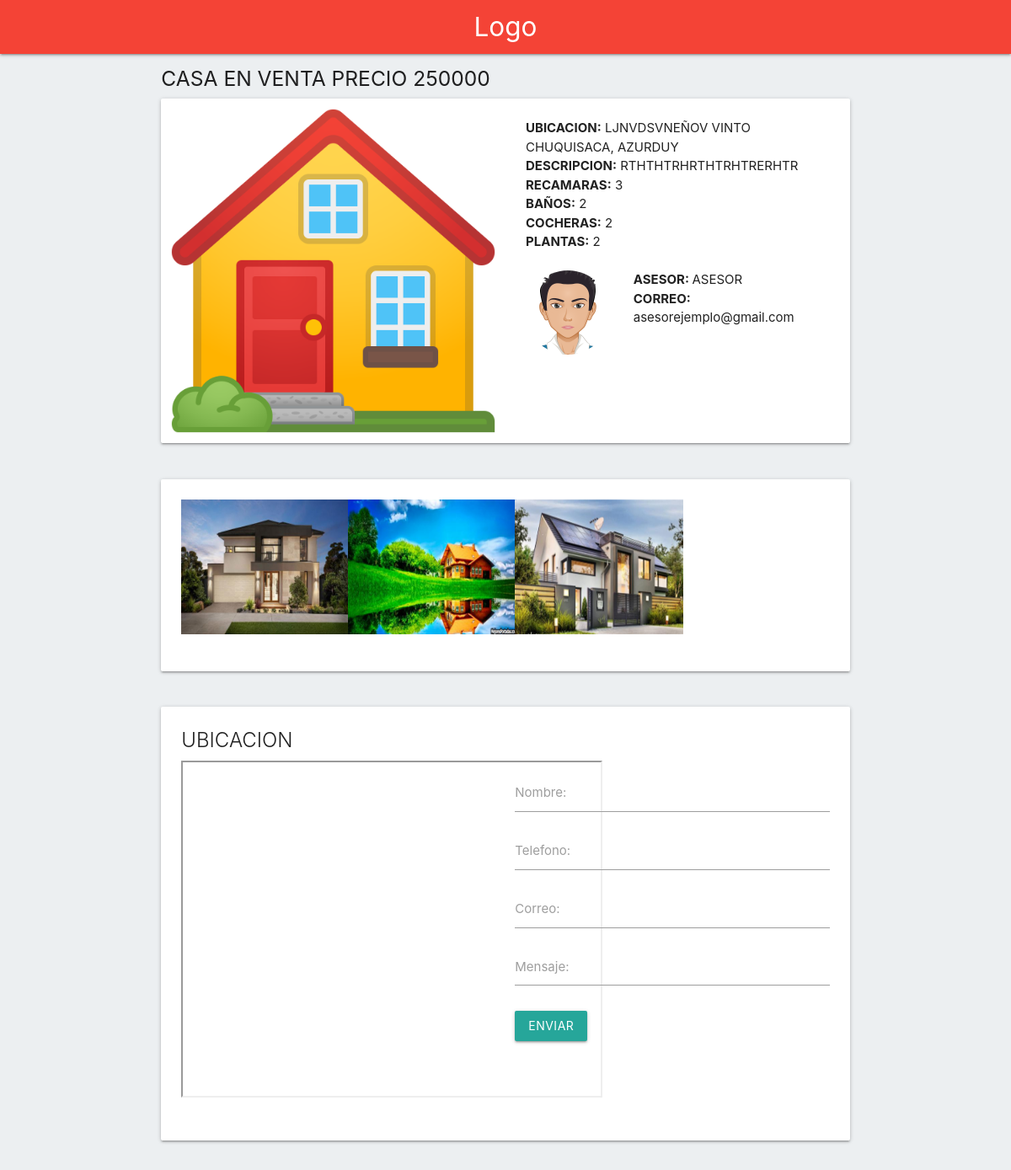
/ver_mas.php?id=726f361d3c41359f057aa2ff58741314d6479b59, run on the app's committed database.
### tables this page shows
CREATE TABLE `inventario` (
  `propiedad` varchar(200) NOT NULL,
  `consecutivo` int(10) NOT NULL,
  `id_cliente` int(10) NOT NULL,
  `departamento` varchar(50) NOT NULL,
  `provincia` varchar(100) NOT NULL,
  `nombre_cliente` varchar(200) NOT NULL,
  `precio` double NOT NULL,
  `fraccionamiento` varchar(100) NOT NULL,
  `calle_num` varchar(100) NOT NULL,
  `numero_int` int(10) NOT NULL,
  `m2t` int(10) NOT NULL,
  `banos` int(2) NOT NULL,
  `plantas` int(2) NOT NULL,
  `caracteristicas` text NOT NULL,
  `m2c` int(10) NOT NULL,
  `recamaras` int(2) NOT NULL,
  `cocheras` int(2) NOT NULL,
  `observaciones` text NOT NULL,
  `forma_pago` varchar(50) NOT NULL,
  `asesor` varchar(200) NOT NULL,
  `tipo_inmueble` varchar(100) NOT NULL,
  `fecha_registro` date NOT NULL,
  `comentario_web` text NOT NULL,
  `operacion` varchar(50) NOT NULL,
  `foto_principal` varchar(200) NOT NULL,
  `mapa` varchar(200) NOT NULL,
  `latitud` varchar(200) NOT NULL,
  `longitud` varchar(200) NOT NULL,
  `marcado` varchar(2) NOT NULL,
  `estatus` varchar(50) NOT NULL
);

CREATE TABLE `usuario` (
  `id` int(3) NOT NULL,
  `nick` varchar(15) NOT NULL,
  `pass` varchar(100) NOT NULL,
  `nombre` varchar(100) NOT NULL,
  `correo` varchar(100) NOT NULL,
  `nivel` varchar(20) NOT NULL,
  `bloqueo` int(1) NOT NULL,
  `foto` varchar(50) NOT NULL
);

CREATE TABLE `imagenes` (
  `id` int(10) NOT NULL,
  `id_propiedad` varchar(200) NOT NULL,
  `ruta` varchar(200) NOT NULL
);

### ver_mas.php (the view, shortened to what this page needs)
<?php include 'admin/conexion/conexion_web.php';
$id = htmlentities($_GET['id']);
$sel = $con->prepare("SELECT * FROM inventario WHERE propiedad = ? ");
$sel->bind_param('s', $id);
$sel->execute();
$res = $sel->get_result();
if ($f =$res->fetch_assoc()) {
}
?>
<!DOCTYPE html>
<html lang="en">
<head>
  <link rel="stylesheet" href="admin/css/materialize.min.css">
</head>
<body class="blue-grey lighten-5">
<nav class="red" >
  <a href="index.php" class="brand-logo center">Logo</a>
</nav>
<div class="container">
  <div class="row">
  <div class="col s12">
    <h5 class="header"><?php echo $f['tipo_inmueble'] ?> EN <?php echo $f['operacion'] ?> PRECIO <?php echo $f['precio'] ?></h5>
    <div class="card horizontal">
      <div class="card-image">
        <img src="admin/propiedades/<?php echo $f['foto_principal'] ?>">
      </div>
      <div class="card-stacked">
        <div class="card-content">
          <p><b>UBICACION:</b> <?php echo $f['mapa'] ?></p>
          <p><b>DESCRIPCION:</b> <?php echo $f['comentario_web'] ?></p>
          <p><b>RECAMARAS:</b> <?php echo $f['recamaras'] ?></p>
          <p><b>BAÑOS:</b> <?php echo $f['banos'] ?></p>
          <p><b>COCHERAS:</b> <?php echo $f['cocheras'] ?></p>
          <p><b>PLANTAS:</b> <?php echo $f['plantas'] ?></p>
          <div class="row">
            <br>
            <div class="col s4">
              <?php
              $asesor = $f['asesor'];
              $sel_ase = $con->prepare("SELECT correo, foto FROM usuario WHERE nombre = ? ");
              $sel_ase->bind_param('s', $asesor);
              $sel_ase->execute();
              $res_ase = $sel_ase->get_result();
              if ($f_ase =$res_ase->fetch_assoc()) {
              }
               ?>
               <img src="admin/usuarios/<?php echo $f_ase['foto'] ?>" width="100" class="circle">
            </div>
            <div class="col s8">
              <p><b>ASESOR: </b><?php echo $asesor ?></p>
              <p><b>CORREO: </b><?php echo $f_ase['correo'] ?></p>
            </div>
          </div>
        </div>
      </div>
    </div>
  </div>
   </div>
   <div class="row">
     <div class="col s12">
       <div class="card">
         <div class="card-content">
             <div class="row">
           <?php $sel_img = $con->prepare("SELECT * FROM imagenes WHERE id_propiedad = ? ");
           $sel_img->bind_param('s', $id);
           $sel_img->execute();
           $res_img = $sel_img->get_result();
           while ($f_img =$res_img->fetch_assoc()) {?>
            <div class="col s3">
                <img src="admin/propiedades/<?php echo $f_img['ruta'] ?>" width="200" class="materialboxed"></div>
            <?php }
             ?>
             </div>
         </div>
       </div>
     </div>
   </div>
   <div class="row">
     <div class="col s12">
       <div class="card">
         <div class="card-content">
           <span class="card-title">UBICACION</span>
           <div class="row">
             <div class="col s6">
            <?php
                include 'admin/conexion/conexion.php';
                $id = $con->real_escape_string(htmlentities($_GET['id']));
                $sel = $con->prepare("SELECT * FROM inventario WHERE propiedad = ? ");
                $sel->bind_param('s', $id);
                $sel->execute();
                $res = $sel->get_result();
                if ($f =$res->fetch_assoc()) {
                }
                $lat = $f['latitud'];
                $long = $f['longitud'];
                $dir = "https://www.google.com/maps/embed?pb=!1m14!1m12!1m3!1d488.9278896915554!2d".$long."!3d".$lat."!2m3!1f0!2f0!3f0!3m2!1i1024!2i768!4f13.1!5e1!3m2!1ses-419!2sbo!4v1634871992962!5m2!1ses-419!2sbo";
                ?>
                <td colspan="4" class="center">
                <iframe src="<?php echo $dir ?>" width="500" height="400" style="border:1;" allowfullscreen="" loading="lazy"></iframe>
                </td>
            </div>
             <div class="col s6">
                 <div class="input-field">
                   <input type="text" name="nombre" pattern="[A-Za-z/s ]+"  title=""  id="nombre" required >
                   <label for="nombre">Nombre:</label>
                 </div>
                 <div class="input-field">
                   <input type="text" name="telefono"   title=""  id="telefono"  >
                   <label for="telefono">Telefono:</label>
                 </div>
                 <div class="input-field">
                   <input type="email" name="correo"   title=""  id="correo" required  >
                   <label for="correo">Correo:</label>
                 </div>
                 <div class="input-field">
                   <textarea name="mensaje" rows="8" cols="80" id="mensaje" onblur="may(this.value, this.id)" class="materialize-textarea"></textarea>
                   <label for="">Mensaje:</label>
                 </div>
                 <button type="button" class="btn" id="enviar">Enviar</button>
             </div>
           </div>
         </div>
       </div>
     </div>
   </div>
</div>
</body>
</html>

### data on the page
inventario: tipo_inmueble "CASA", operacion "VENTA", precio "250000", foto_principal (picture), mapa "LJNVDSVNEÑOV VINTO CHUQUISACA, AZURDUY", comentario_web "RTHTHTRHRTHTRHTRERHTR", recamaras "3", banos "2", cocheras "2", plantas "2", asesor "ASESOR"
usuario: foto (picture), correo "asesorejemplo@gmail.com"
imagenes: ruta (picture)
imagenes: ruta (picture)
imagenes: ruta (picture)
